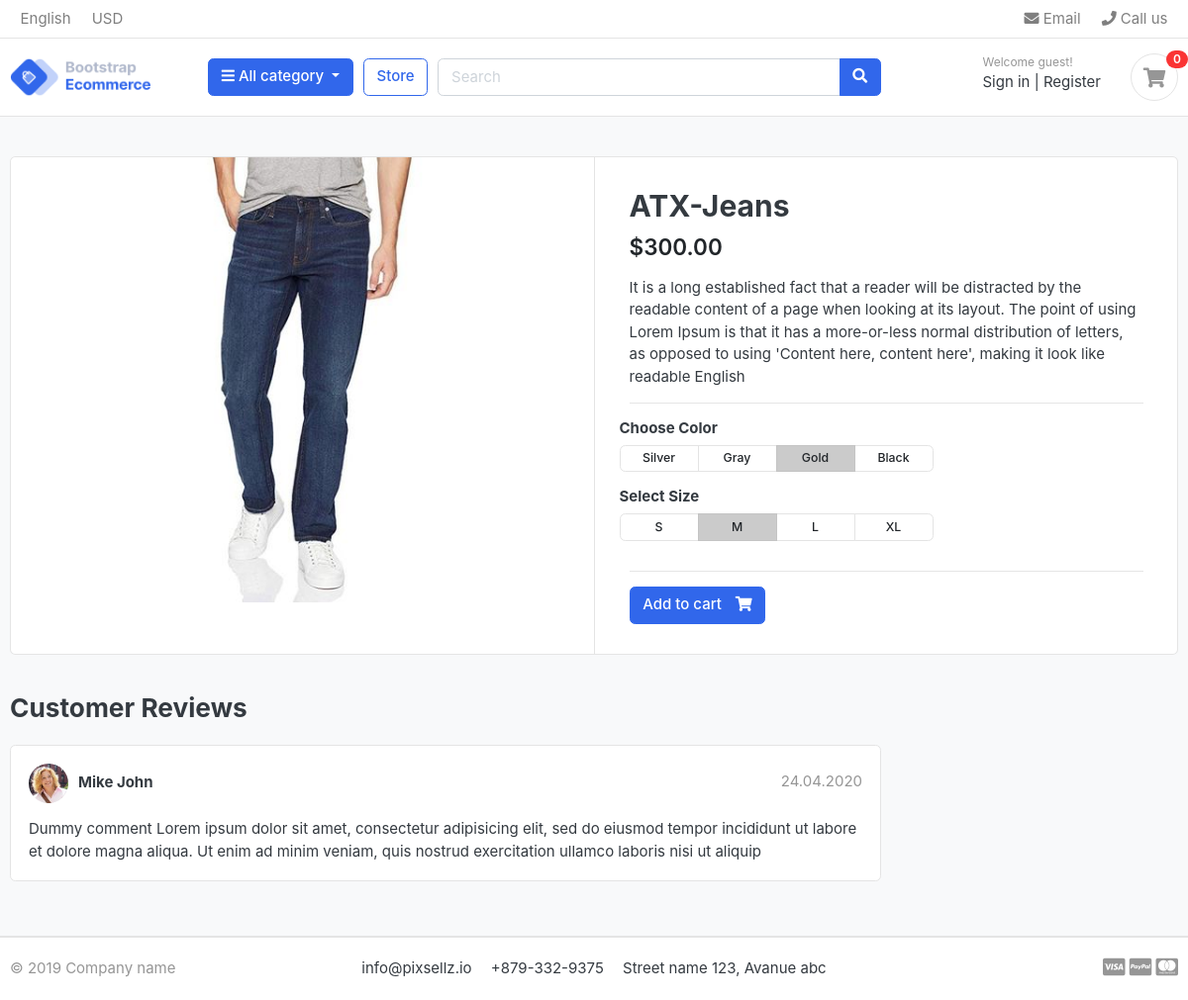
Page /store/jeans/atx-jeans/ on the committed database.
### store/models.py (models this page shows, shortened)
class Product(BaseModel):
    product_name = models.CharField(max_length = 50, unique = True)
    slug = models.SlugField(max_length = 50, unique = True)
    description = models.TextField(blank = True)
    price = models.PositiveBigIntegerField()
    image = models.ImageField(upload_to='photos/product')
    stock = models.PositiveBigIntegerField()
    is_available = models.BooleanField(default = False)
    category = models.ForeignKey(Category, on_delete = models.CASCADE)
    class Meta:
        verbose_name = 'Product'
        verbose_name_plural = 'Products'

### store/views.py (the view)
# urls.py: path('<slug:category_slug>/<slug:product_slug>/', views.productDetail, name='detail')
def productDetail(request, category_slug, product_slug):
    try:
        product = Product.objects.get(category__slug = category_slug, slug = product_slug)
    except Exception as e:
        raise f"xatolik {e}"
    context = {
        'product':product
    }
    return render(request, 'store/product_detail.html', context)

### category/context_processors.py (called while the page is built)
def menu_links(request):
    categories = Category.objects.all()
    return {'categories':categories}

### category/models.py (called while the page is built)
    def get_url(self):
        return reverse('store:products_by_category', args=[self.slug])

### templates/store/product_detail.html (shortened to what this page needs)
{% extends 'base.html' %}
{% block content %}
<section class="section-content padding-y bg">
    <div class="container">
    <div class="card">
        <div class="row no-gutters">
            <aside class="col-md-6">
    <article class="gallery-wrap">
        <div class="img-big-wrap">
           <a href="#"><img src="{{ product.image.url }}"></a>
        </div>
    </article>
            </aside>
            <main class="col-md-6 border-left">
    <article class="content-body">
    <h2 class="title">{{ product.product_name }}</h2>
    <div class="mb-3">
        <var class="price h4">${{ product.price }}.00</var>
    </div>
    <p>
        {{ product.description }}
    </p>
    <hr>
        <div class="row">
            <div class="item-option-select">
                <h6>Choose Color</h6>
                <div class="btn-group btn-group-sm btn-group-toggle" data-toggle="buttons">
                  <label class="btn btn-light">
                    <input type="radio" name="radio_color"> Silver
                  </label>
                  <label class="btn btn-light">
                    <input type="radio" name="radio_color" > Gray
                  </label>
                  <label class="btn btn-light active">
                    <input type="radio" name="radio_color checked"> Gold
                  </label>
                  <label class="btn btn-light">
                    <input type="radio" name="radio_color"> Black
                  </label>
                </div>
            </div>
        </div>
        <div class="row">
            <div class="item-option-select">
                <h6>Select Size</h6>
                <div class="btn-group btn-group-sm btn-group-toggle" data-toggle="buttons">
                  <label class="btn btn-light">
                    <input type="radio" name="radio_color"> S
                  </label>
                  <label class="btn btn-light active">
                    <input type="radio" name="radio_color" checked> M
                  </label>
                  <label class="btn btn-light">
                    <input type="radio" name="radio_color"> L
                  </label>
                  <label class="btn btn-light">
                    <input type="radio" name="radio_color"> XL
                  </label>
                </div>
            </div>
        </div>
        <hr>
        {% if product.stock <= 0 %}
        <h5 class = "text-danger">Out of stock</h5>
        {% else %}
        <a href="" class="btn  btn-primary"> <span class="text">Add to cart</span> <i class="fas fa-shopping-cart"></i>  </a>
        {% endif %}
    </article>
            </main>
        </div>
    </div>
    <br>
    <div class="row">
                <div class="col-md-9">
        <header class="section-heading">
            <h3>Customer Reviews </h3>
        </header>
        <article class="box mb-3">
            <div class="icontext w-100">
                <img src="./images/avatars/avatar1.jpg" class="img-xs icon rounded-circle">
                <div class="text">
                    <span class="date text-muted float-md-right">24.04.2020 </span>
                    <h6 class="mb-1">Mike John </h6>
                </div>
            </div>
            <div class="mt-3">
                <p>
                    Dummy comment Lorem ipsum dolor sit amet, consectetur adipisicing elit, sed do eiusmod
                    tempor incididunt ut labore et dolore magna aliqua. Ut enim ad minim veniam,
                    quis nostrud exercitation ullamco laboris nisi ut aliquip
                </p>
            </div>
        </article>
        </div>
    </div>
    </div>
    </section>
{% endblock %}

### static/css/ui.css (style rules this page uses)
html { font-family: "Inter", sans-serif; font-size: 15px; }
.content-body { flex: 1 1 auto; padding: 2rem 2.3rem; }
.img-xs, .img-sm, .img-md, .img-lg { -o-object-fit: cover; object-fit: cover; flex-shrink: 0; flex-grow: 0; }
.img-xs { width: 40px; height: 40px; }
.padding-y { padding-top: 40px; padding-bottom: 40px; }
var { font-style: normal; }
article:after, .form-group:after { display: block; clear: both; content: ""; }
.bg { background-color: #f8f9fa; }
.section-heading { margin-bottom: 20px; margin-top: 15px; }
p:last-child { margin-bottom: 0; }
.btn-light { background-color: #fff; border-color: #e4e4e4; }
.btn .text + i { margin-left: 10px; }
.icontext { display: inline-flex; align-items: center; vertical-align: middle; }
.icontext .text { width: 100%; line-height: 1.2; }
.icontext .icon { position: relative; margin-right: 10px; flex-shrink: 0; flex-grow: 0; }
.price { font-weight: 600; color: #212529; }
.box { padding: 18px; background: #fff; border-radius: 0.37rem; border: 1px solid #e4e4e4; }
.box img { max-width: 100%; }
.gallery-wrap .img-big-wrap { margin-bottom: 10px; border-radius: 0.37rem; overflow: hidden; background-color: #fff; }
.gallery-wrap .img-big-wrap a { text-align: center; display: block; }
.gallery-wrap .img-big-wrap img { height: 450px; width: auto; display: inline-block; cursor: zoom-in; }
.item-option-select { margin-bottom: 1rem; display: inline-block; margin-right: 15px; }
.item-option-select .btn { min-width: 80px; }

### rows in the picture
Product: image (picture), product_name "ATX-Jeans", price "300", description "It is a long established fact that a reader will be distracted by the readable content of a page when looking at its layout. The point of using Lorem Ipsum is that it has a more-or-less normal distribution of letters, as opposed to using 'Content here, content here', making it look like readable English"
